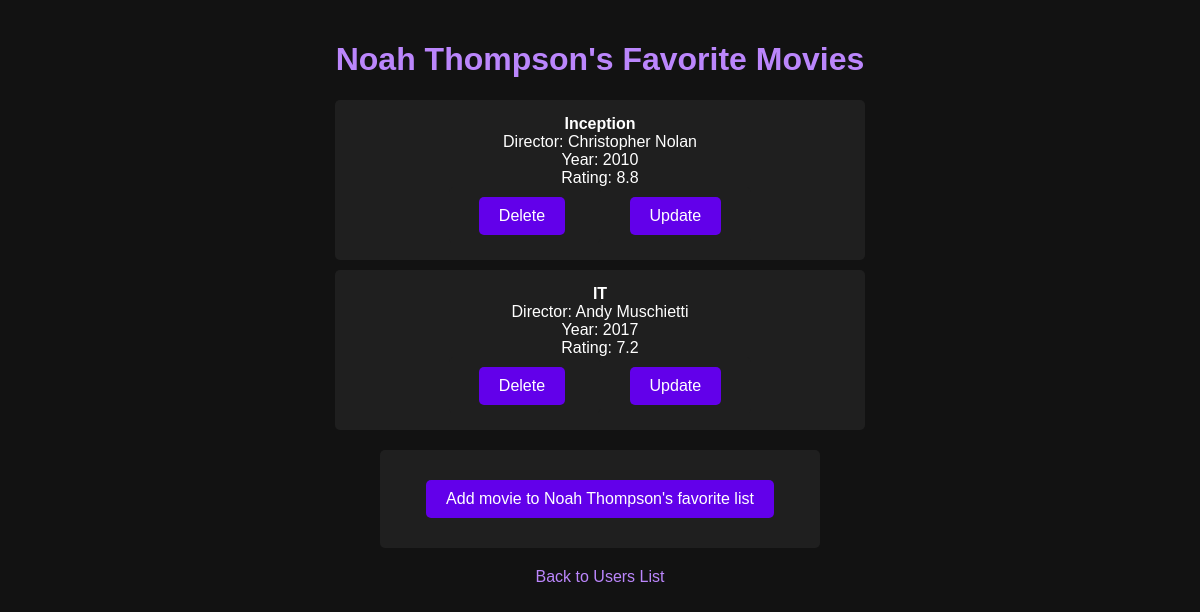
The page /users/4 on the database as committed earlier.
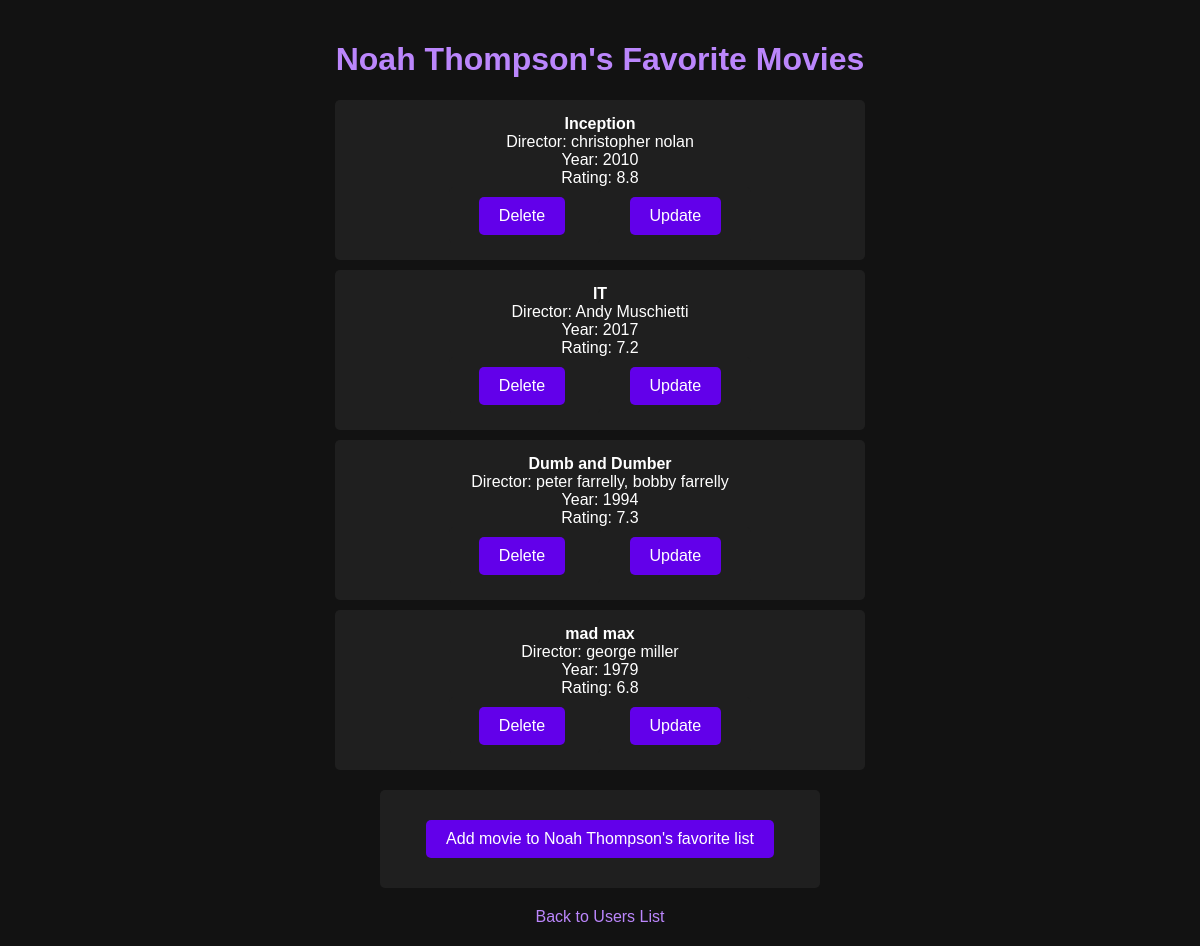
The same page on the database as committed later.
### tables this page shows
CREATE TABLE movies(
	id INTEGER PRIMARY KEY AUTOINCREMENT,
	name VARCHAR(255) NOT NULL,
	year INTEGER,
	rating DECIMAL(3,1) CHECK (rating BETWEEN 0 AND 10),
	director VARCHAR(255)
	);

### app.py (the view)
@app.route('/users/<int:user_id>')
def get_user_movies(user_id):
    movies = data_manager.get_user_movies(user_id)
    user = data_manager.get_user_by_id(user_id)
    return render_template('user_movies.html', user=user, movies=movies)

### datamanager/sqlite_data_manager.py (called while the page is built)
    def get_user_by_id(self, user_id):
        try:
            with self._engine.connect() as connection:
                params = {"user_id": user_id}
                result = connection.execute(text("SELECT users.name FROM users WHERE users.id = :user_id"), params)
                return {"name": [row.name for row in result][0], "id": user_id}
        except Exception as err:
            print("Can not find user:" + str(err))
            return ""

### templates/user_movies.html (shortened to what this page needs)
<!DOCTYPE html>
<html lang="en">
<head>
    <link rel="stylesheet" href="{{ url_for('static', filename='style.css') }}">
</head>
<body>
<h1>{{ user['name'] }}'s Favorite Movies</h1>
<ul>
    {% for movie, details in movies.items() %}
    <li>
        <strong>{{ movie }}</strong><br>
        Director: {{ details.director }}<br>
        Year: {{ details.year }}<br>
        Rating: {{ details.rating }}<br>
        <form action="{{ url_for('delete_movie', user_id=user['id'], movie_id=details.id) }}" method="GET"
              style="display:inline;"
              onsubmit="return confirm('Are you sure you want to delete {{ movie }} from {{ user['name'] }}\'s favorite list?');">
            <button type="submit">Delete</button>
        </form>
        <form action="{{ url_for('update_movie', user_id=user['id'], movie_id=details.id) }}" method="GET"
              style="display:inline;">
            <button type="submit">Update</button>
        </form>
    </li>
    {% endfor %}
</ul>
<form action="{{ url_for('add_movie_to_user', user_id=user['id']) }}" method="GET" style="display:block;">
    <button type="submit">Add movie to {{ user['name'] }}'s favorite list</button>
</form>
<a href="{{ url_for('list_users') }}">Back to Users List</a>
</body>
</html>

Rows that differ between the two databases and show on the page:
computed for movies "Inception": director "Christopher Nolan" → "christopher nolan"
added movies: name "Dumb and Dumber", director "peter farrelly, bobby farrelly", year "1994", rating "7.3"
added movies: name "mad max", director "george miller", year "1979", rating "6.8"
